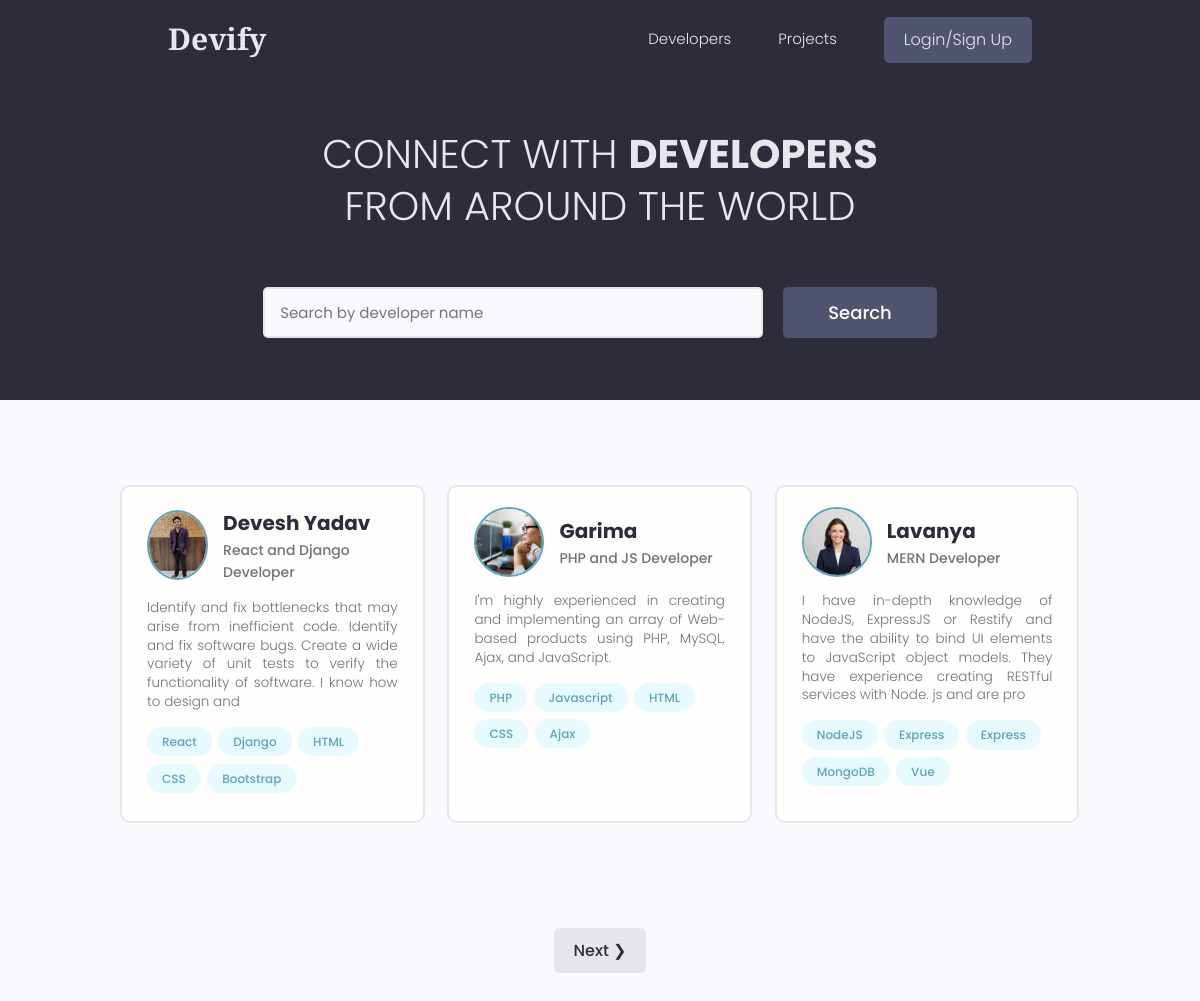
The page / on the database its author committed.
### users/models.py (models this page shows, shortened)
class Profile(models.Model):
    user = models.OneToOneField(User, on_delete=models.CASCADE , null=True, blank=True)
    name = models.CharField(max_length=200, blank=True, null=True)
    email = models.EmailField(max_length=500,blank=True,null=True)
    username = models.CharField(max_length=200, blank=True, null=True)
    location = models.CharField(max_length=200, blank=True, null=True)
    short_intro = models.CharField(max_length=2000,blank=True,null=True)
    bio = models.TextField(blank=True, null=True)
    profile_image = models.ImageField(blank=True, null=True, upload_to = 'profiles/',default='profiles/user-default.png')
    social_github = models.CharField(max_length=200, blank=True, null=True)
    social_twitter = models.CharField(max_length=200, blank=True, null=True)
    social_linkedin = models.CharField(max_length=200, blank=True, null=True)
    social_youtube = models.CharField(max_length=200, blank=True, null=True)
    social_website = models.CharField(max_length=200, blank=True, null=True)
    created = models.DateTimeField(auto_now_add=True)
    id = models.UUIDField(default=uuid.uuid4, unique=True , primary_key=True, editable=False)
    class Meta:
        ordering = ['name','-created']
    @property
    def imageURL(self):
        try:
            url = self.profile_image.url
        except:
            url = ''
        return url

class Skill(models.Model):
    owner = models.ForeignKey(Profile,on_delete=models.CASCADE , null=True, blank=True )
    name = models.CharField(max_length=200, blank=True, null=True)
    description = models.CharField(max_length=1000,blank=True, null=True)
    created = models.DateTimeField(auto_now_add=True)
    id = models.UUIDField(default=uuid.uuid4, unique=True , primary_key=True, editable=False)
    def __str__(self):
        return str(self.name)

### users/views.py (the view)
# urls.py: path('',views.profiles,name="profiles"),
def profiles(request):
    profiles,search_query = searchProfiles(request)
    custom_range,profiles = paginateprofiles(request,profiles,3)
    context = {'profiles':profiles,'search_query':search_query}
    return render(request,'users/profiles.html',context)

### users/utils.py (called while the page is built)
def paginateprofiles(request,profiles,results):
    page = request.GET.get('page')
    paginator = Paginator(profiles,results)
    try :
        profiles = paginator.page(page)
    except PageNotAnInteger:
        page = 1
        profiles = paginator.page(page)
    except EmptyPage:
        page = paginator.num_pages
        profiles = paginator.page(page)
    leftIndex = (int(page)-4)
    if leftIndex < 1:
        leftIndex = 1
    rightIndex = (int(page)+5)
    if rightIndex > paginator.num_pages:
        rightIndex = paginator.num_pages + 1
    custom_range = range(leftIndex,rightIndex)
    return custom_range, profiles

def searchProfiles(request):
    search_query = ''
    if request.GET.get('search_query'):
        search_query = request.GET.get('search_query')
    skills = Skill.objects.filter(name__icontains = search_query)
    profiles = Profile.objects.distinct().filter(
        Q(name__icontains=search_query) |
        Q(short_intro__icontains=search_query) |
        Q(skill__in=skills)
    )
    return profiles,search_query

### users/templates/users/profiles.html (shortened to what this page needs)
{% extends 'main.html' %}
{% block content %}
<main class="home">
    <section class="hero-section text-center">
        <div class="container container--narrow">
            <div class="hero-section__box">
                <h2>CONNECT WITH <span>DEVELOPERS</span></h2>
                <h2>FROM AROUND THE WORLD</h2>
            </div>
            <div class="hero-section__search">
                <form id="searchForm" class="form" action="{% url 'profiles' %}" method="get">
                    <div class="form__field">
                        <input class="input input--text" id="formInput#search" type="text" name="search_query"
                            value="{{search_query}}" placeholder="Search by developer name" />
                    </div>
                    <input class="btn btn--sub btn--lg" type="submit" value="Search" />
                </form>
            </div>
        </div>
    </section>
    <section class="devlist">
        <div class="container">
            <div class="grid grid--three">
                {% for profile in profiles %}
                <div class="column card">
                    <div class="dev">
                        <a href="{% url 'user-profile' profile.id %}" class="card__body">
                            <div class="dev__profile">
                                <img class="avatar avatar--md" src="{{profile.imageURL}}" alt="image" />
                                <div class="dev__meta">
                                    <h3>{{profile.name}}</h3>
                                    <h5>{{profile.short_intro|slice:"50"}}</h5>
                                </div>
                            </div>
                            <p class="dev__info">{{profile.bio|slice:"200"}}</p>
                            <div class="dev__skills">
                                {% for skill in profile.skill_set.all|slice:"5" %}
                                <span class="tag tag--pill tag--main">
                                    <small>{{skill}}</small>
                                </span>
                                {% endfor %}
                            </div>
                        </a>
                    </div>
                </div>
                {% endfor %}
            </div>
        </div>
    </section>
    {% include 'pagination.html' with queryset=profiles custom_range=custom_range %}
</main>
{% endblock %}

### static/styles/app.css (style rules this page uses)
:root { --color-sub: #2d2d39; }
.btn--sub { background-color: var(--color-sub-light); }
.card { border: 2px solid var(--color-light); }
img { width: 100%; }
.hero-section { height: 40vh; display: flex; align-items: center; background-color: var(--color-sub); }
.hero-section__box { margin-bottom: 4rem; }
.hero-section__box > h2, .hero-section__box > h2 > span { font-size: 4rem; color: var(--color-light); line-height: 1.3; text-transform: uppercase; }
.hero-section__box > h2 { font-weight: 300; }
.hero-section__box > h2 > span { font-weight: 700; }
.hero-section__search > .form { display: flex; align-items: center; justify-content: center; gap: 2rem; }
.hero-section__search > .form input.input--text { width: 50rem; }
.devlist { margin-top: 8rem; }
.devlist .grid { align-items: stretch; }
.devlist .dev .dev__profile { display: flex; align-items: center; gap: 1.5rem; }
.devlist .dev .dev__meta h3 { color: var(--color-sub); font-size: 2rem; font-weight: 700; }
.devlist .dev .dev__meta h5 { color: var(--color-text); font-size: 1.4rem; font-weight: 500; }
.devlist .dev .dev__info { margin: 1.5rem 0; font-size: 1.35rem; line-height: 1.4; text-align: justify; }

### static/uikit/styles/modules/_variables.css (style rules this page uses)
:root { --color-main: #5aa5b9; --color-main-light: #e6faff; --color-sub: #3f4156; --color-sub-light: #51546e; --color-sub-lighter: #ededfd; --color-text: #737373; --color-gray: #8b8b8b; --color-light: #e5e7eb; --color-light-gray: #767676; --color-bg: #f8fafd; --color-white: #fffefd; --color-white-light: #f3f3f3; --color-success: #359e64; --color-success-bg: #def8e8; --color-error: #fc4b0b; --color-error-bg: #fff2ee; --font-base: 'Poppins', arial, helvetica, 'Segoe UI', roboto, ubuntu, sans-serif; --font-monospace: 'Fira Code', 'Courier New', courier, monospace; --font-regular: 300; --font-medium: 500; --font-bold: 700; --generic-shadow: 1px 1px 5px #00000010; --generic-transition: all 0.3s ease-in-out; }

### static/uikit/styles/modules/_base.css (style rules this page uses)
* { margin: 0; padding: 0; box-sizing: border-box; text-rendering: optimizeLegibility; color: inherit; font-size: inherit; }
html { font-size: 50%; }
@media only screen and (min-width: 480px) { html { font-size: 56.25%; } }
@media only screen and (min-width: 1200px) { html { font-size: 62.5%; } }
body { line-height: 1.6; font-weight: 400; font-size: 1.5rem; color: var(--color-text); background-color: var(--color-bg); min-height: 100vh; }

### static/uikit/styles/modules/_typography.css (style rules this page uses)
* { font-family: var(--font-base); }
h2 { font-size: 3.6rem; font-weight: var(--font-bold); }
h3 { font-size: 3.2rem; font-weight: var(--font-medium); }
h5 { font-size: 2.4rem; font-weight: var(--font-medium); }
h5, h6 { font-weight: var(--font-regular); }
p, span, strong { font-size: 1.6rem; color: var(--color-text); font-weight: var(--font-regular); }
a { padding-bottom: 2px; text-decoration: none; display: inline-block; color: var(--color-main); font-weight: var(--font-medium); }

### static/uikit/styles/modules/_utilities.css (style rules this page uses)
.container { width: 92%; max-width: 165rem; margin: 0 auto; box-sizing: border-box; }
.container--narrow { width: 92%; max-width: 120rem; }
@media screen and (min-width: 1000px) { .container { width: 90%; } }
@media screen and (min-width: 1000px) { .container--narrow { width: 85%; } }
@media screen and (min-width: 1200px) { .container { width: 80%; } }
@media screen and (min-width: 1200px) { .container--narrow { width: 72%; } }
.text-center { text-align: center; }

### static/uikit/styles/modules/_avatar.css (style rules this page uses)
.avatar { border-radius: 50%; border: 2px solid var(--color-main); object-fit: cover; }
.avatar--md { height: 7rem; width: 7rem; }

### static/uikit/styles/modules/_button.css (style rules this page uses)
.btn { display: inline-block; position: relative; cursor: pointer; background-color: var(--color-light); font-weight: var(--font-medium); color: var(--color-sub); text-decoration: none; padding: 1rem 2rem; border-radius: 0.5rem; border: none; width: -webkit-fit-content; width: -moz-fit-content; width: fit-content; height: -webkit-fit-content; height: -moz-fit-content; height: fit-content; font-size: 1.6rem; outline-width: 0; outline-color: transparent; -webkit-backface-visibility: hidden; backface-visibility: hidden; transition: all 0.3s ease-in-out; }
.btn--sub { background-color: var(--color-sub); color: var(--color-white); }
.btn--lg { font-size: 1.8rem; padding: 1.2rem 4.5rem; }

### static/uikit/styles/modules/_card.css (style rules this page uses)
.card { border-radius: 1rem; background-color: var(--color-white); border: 1.5px solid var(--color-light); width: auto; height: auto; margin-top: 0.5rem; margin-bottom: 0.5rem; overflow: hidden; }
.card__body, .card__header { padding: 2rem 2.5rem; }

### rows shown on the page
Profile: imageURL (picture), name "Devesh Yadav", short_intro "React and Django Developer", bio "Identify and fix bottlenecks that may arise from inefficient code. Identify and fix software bugs. Create a wide variety of unit tests to verify the functionality of software. I know how to design and"
Skill: name "React"
Skill: name "Django"
Skill: name "HTML"
Skill: name "CSS"
Skill: name "Bootstrap"
Profile: imageURL (picture), name "Garima", short_intro "PHP and JS Developer", bio "I'm highly experienced in creating and implementing an array of Web-based products using PHP, MySQL, Ajax, and JavaScript."
Skill: name "PHP"
Skill: name "Javascript"
Skill: name "HTML"
Skill: name "CSS"
Skill: name "Ajax"
Profile: imageURL (picture), name "Lavanya", short_intro "MERN Developer", bio "I have in-depth knowledge of NodeJS, ExpressJS or Restify and have the ability to bind UI elements to JavaScript object models. They have experience creating RESTful services with Node. js and are pro"
Skill: name "NodeJS"
Skill: name "Express"
Skill: name "Express"
Skill: name "MongoDB"
Skill: name "Vue"
